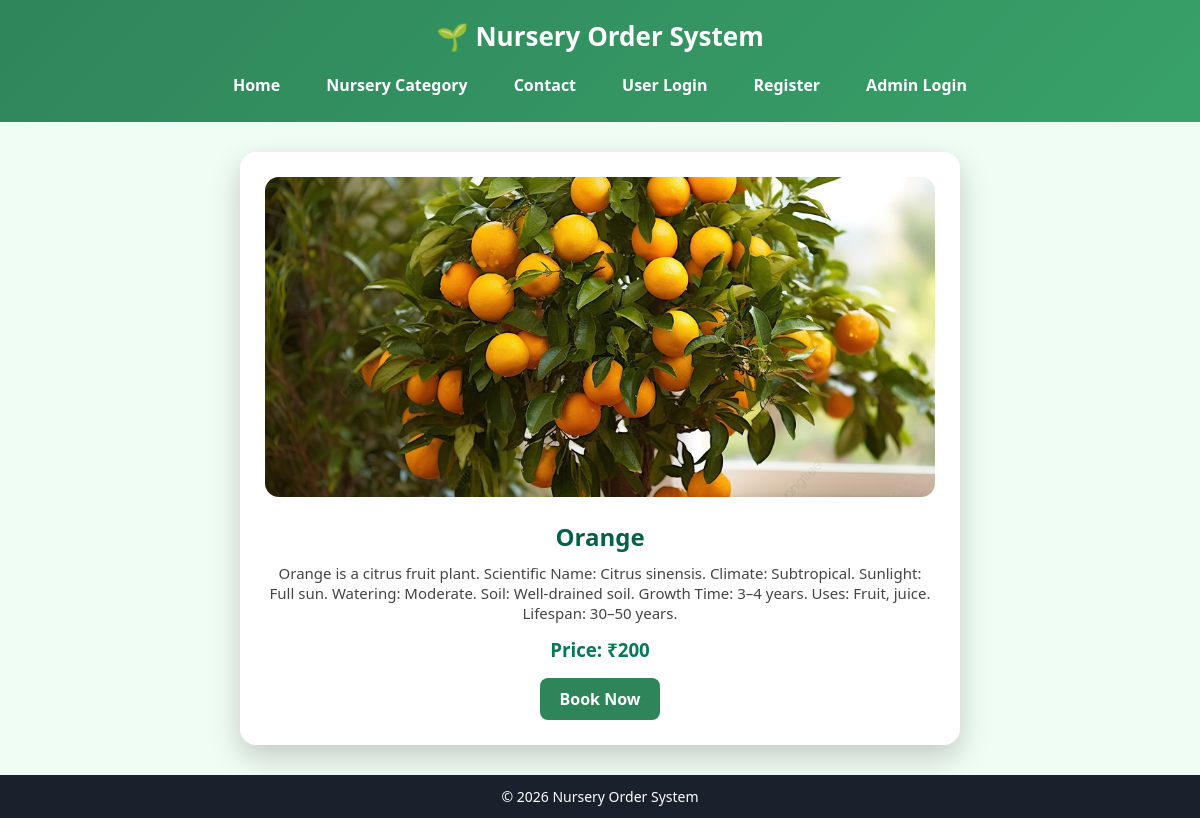
/plant/4, run on the app's committed database.
### tables this page shows
CREATE TABLE plants (
    id INTEGER PRIMARY KEY AUTOINCREMENT,
    category TEXT,
    name TEXT,
    price INTEGER,
    image TEXT,
    description TEXT
);

### app.py (the view)
@app.route("/plant/<int:id>")
def plant_detail(id):
    con = db()
    cur = con.cursor()
    cur.execute("SELECT * FROM plants WHERE id=?", (id,))
    plant = cur.fetchone()
    con.close()
    return render_template("plant_detail.html", plant=plant)

### app.py (called while the page is built)
def db():
    return sqlite3.connect("database.db")

### templates/plant_detail.html
{% extends "base.html" %}
{% block content %}
<link rel="stylesheet" href="{{ url_for('static', filename='plant_detail.css') }}">
<div class="detail">
    <img src="/static/images/{{ plant[4] }}">
    <h2>{{ plant[2] }}</h2>
    <p>{{ plant[5] }}</p>
    <h3>Price: ₹{{ plant[3] }}</h3>
    <a href="/book/{{ plant[0] }}">Book Now</a>
</div>
{% endblock %}

### static/style.css (style rules this page uses)
* { margin: 0; padding: 0; box-sizing: border-box; font-family: "Segoe UI", Arial, sans-serif; }
body { background: #f0fdf4; min-height: 100vh; display: flex; flex-direction: column; }
h2 { text-align: center; margin-bottom: 20px; }

### static/plant_detail.css (style rules this page uses)
.detail { max-width: 720px; margin: auto; background: white; padding: 25px; border-radius: 16px; box-shadow: 0 12px 30px rgba(0, 0, 0, 0.2); text-align: center; }
.detail img { width: 100%; max-height: 320px; object-fit: cover; border-radius: 14px; margin-bottom: 18px; }
.detail h2 { color: #065f46; margin-bottom: 10px; }
.detail p { font-size: 15px; color: #444; margin-bottom: 14px; }
.detail h3 { color: #047857; margin-bottom: 16px; }
.detail a { display: inline-block; padding: 10px 20px; background: #2f855a; color: white; text-decoration: none; border-radius: 8px; font-weight: 600; }

### data on the page
plants: image (picture), name "Orange", description "Orange is a citrus fruit plant. Scientific Name: Citrus sinensis. Climate: Subtropical. Sunlight: Full sun. Watering: Moderate. Soil: Well-drained soil. Growth Time: 3–4 years. Uses: Fruit, juice. Lifespan: 30–50 years.", price "200"
